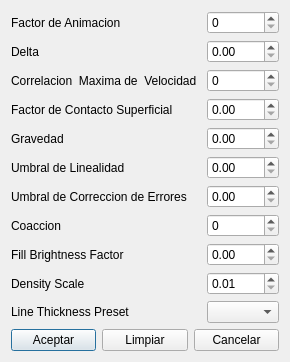
<ui version="4.0" >
 <class>frmMundo</class>
 <widget class="QDialog" name="frmMundo" >
  <property name="geometry" >
   <rect>
    <x>0</x>
    <y>0</y>
    <width>289</width>
    <height>293</height>
   </rect>
  </property>
  <property name="windowTitle" >
   <string>PROPIEDADES DEL MUNDO</string>
  </property>
 <layout class="QGridLayout" >
  <item row="0" column="0" >
   <layout class="QGridLayout" >
     <item row="0" column="0" colspan="2" >
      <widget class="QLabel" name="lblFacAnimacion" >
       <property name="text" >
        <string>Factor de Animacion</string>
       </property>
      </widget>
     </item>
     <item row="0" column="2" >
      <spacer>
       <property name="orientation" >
        <enum>Qt::Horizontal</enum>
       </property>
       <property name="sizeHint" >
        <size>
         <width>81</width>
         <height>20</height>
        </size>
       </property>
      </spacer>
     </item>
     <item row="0" column="3" >
      <widget class="QSpinBox" name="intfactorDeAnimacion" />
     </item>
     <item row="1" column="0" >
      <widget class="QLabel" name="lblDelta" >
       <property name="text" >
        <string>Delta</string>
       </property>
      </widget>
     </item>
     <item row="1" column="1" colspan="2" >
      <spacer>
       <property name="orientation" >
        <enum>Qt::Horizontal</enum>
       </property>
       <property name="sizeHint" >
        <size>
         <width>191</width>
         <height>20</height>
        </size>
       </property>
      </spacer>
     </item>
     <item row="1" column="3" >
      <widget class="QDoubleSpinBox" name="fltdelta" >
       <property name="maximum" >
        <double>1.000000000000000</double>
       </property>
       <property name="singleStep" >
        <double>0.050000000000000</double>
       </property>
      </widget>
     </item>
     <item row="2" column="0" colspan="3" >
      <widget class="QLabel" name="lblCorrMaxVeloc" >
       <property name="text" >
        <string>Correlacion  Maxima de  Velocidad</string>
       </property>
      </widget>
     </item>
     <item row="2" column="3" >
      <widget class="QSpinBox" name="intCorrelacionMaximaDeVelocidad" />
     </item>
     <item row="3" column="0" colspan="3" >
      <widget class="QLabel" name="lblFacContSup" >
       <property name="text" >
        <string>Factor de Contacto Superficial</string>
       </property>
      </widget>
     </item>
     <item row="3" column="3" >
      <widget class="QDoubleSpinBox" name="fltFactorDeContactoSuperficial" />
     </item>
     <item row="4" column="0" >
      <widget class="QLabel" name="lblGravedad" >
       <property name="text" >
        <string>Gravedad </string>
       </property>
      </widget>
     </item>
     <item row="4" column="1" colspan="2" >
      <spacer>
       <property name="orientation" >
        <enum>Qt::Horizontal</enum>
       </property>
       <property name="sizeHint" >
        <size>
         <width>161</width>
         <height>20</height>
        </size>
       </property>
      </spacer>
     </item>
     <item row="4" column="3" >
      <widget class="QDoubleSpinBox" name="intGravedad" >
       <property name="singleStep" >
        <double>0.100000000000000</double>
       </property>
      </widget>
     </item>
     <item row="5" column="0" colspan="2" >
      <widget class="QLabel" name="lblUmbralDeLinealidad" >
       <property name="text" >
        <string>Umbral de Linealidad</string>
       </property>
      </widget>
     </item>
     <item row="5" column="2" >
      <spacer>
       <property name="orientation" >
        <enum>Qt::Horizontal</enum>
       </property>
       <property name="sizeHint" >
        <size>
         <width>81</width>
         <height>20</height>
        </size>
       </property>
      </spacer>
     </item>
     <item row="5" column="3" >
      <widget class="QDoubleSpinBox" name="fltUmbralDeLinealidad" />
     </item>
     <item row="6" column="0" colspan="3" >
      <widget class="QLabel" name="label" >
       <property name="text" >
        <string>Umbral de Correccion de Errores</string>
       </property>
      </widget>
     </item>
     <item row="6" column="3" >
      <widget class="QDoubleSpinBox" name="fltUmbralDeCorreccionDeErrores" >
       <property name="maximum" >
        <double>1.000000000000000</double>
       </property>
       <property name="singleStep" >
        <double>0.050000000000000</double>
       </property>
      </widget>
     </item>
     <item row="7" column="0" >
      <widget class="QLabel" name="lblCoaccion" >
       <property name="text" >
        <string>Coaccion</string>
       </property>
      </widget>
     </item>
     <item row="7" column="1" colspan="2" >
      <spacer>
       <property name="orientation" >
        <enum>Qt::Horizontal</enum>
       </property>
       <property name="sizeHint" >
        <size>
         <width>111</width>
         <height>20</height>
        </size>
       </property>
      </spacer>
     </item>
     <item row="7" column="3" >
      <widget class="QSpinBox" name="intCoaccion" />
     </item>
     <item row="8" column="0" colspan="3" >
      <widget class="QLabel" name="lblFillBright" >
       <property name="text" >
        <string>Fill Brightness Factor</string>
       </property>
      </widget>
     </item>
     <item row="8" column="3" >
      <widget class="QDoubleSpinBox" name="fltFillBright" >
       <property name="minimum" >
        <double>0.000000000000000</double>
       </property>
       <property name="maximum" >
        <double>1.000000000000000</double>
       </property>
       <property name="singleStep" >
        <double>0.050000000000000</double>
       </property>
      </widget>
     </item>
     <item row="9" column="0" colspan="3" >
      <widget class="QLabel" name="lblDensityScale" >
       <property name="text" >
        <string>Density Scale</string>
       </property>
      </widget>
     </item>
     <item row="9" column="3" >
      <widget class="QDoubleSpinBox" name="fltDensityScale" >
       <property name="minimum" >
        <double>0.010000000000000</double>
       </property>
       <property name="maximum" >
        <double>10.000000000000000</double>
       </property>
       <property name="singleStep" >
        <double>0.100000000000000</double>
       </property>
      </widget>
     </item>
     <item row="10" column="0" colspan="3" >
      <widget class="QLabel" name="lblLineThickness" >
       <property name="text" >
        <string>Line Thickness Preset</string>
       </property>
      </widget>
     </item>
     <item row="10" column="3" >
      <widget class="QComboBox" name="cmbLineThickness" />
     </item>
    </layout>
  </item>
   <item row="1" column="0" >
    <layout class="QGridLayout" >
     <item row="0" column="0" >
      <widget class="QPushButton" name="btnAceptar" >
       <property name="text" >
        <string>Aceptar</string>
       </property>
      </widget>
     </item>
     <item row="0" column="1" >
      <widget class="QPushButton" name="btnLimpiar" >
       <property name="text" >
        <string>Limpiar</string>
       </property>
      </widget>
     </item>
     <item row="0" column="2" >
      <widget class="QPushButton" name="btnCancelar" >
       <property name="text" >
        <string>Cancelar</string>
       </property>
      </widget>
     </item>
    </layout>
   </item>
  </layout>
 </widget>
 <resources/>
 <connections/>
</ui>
